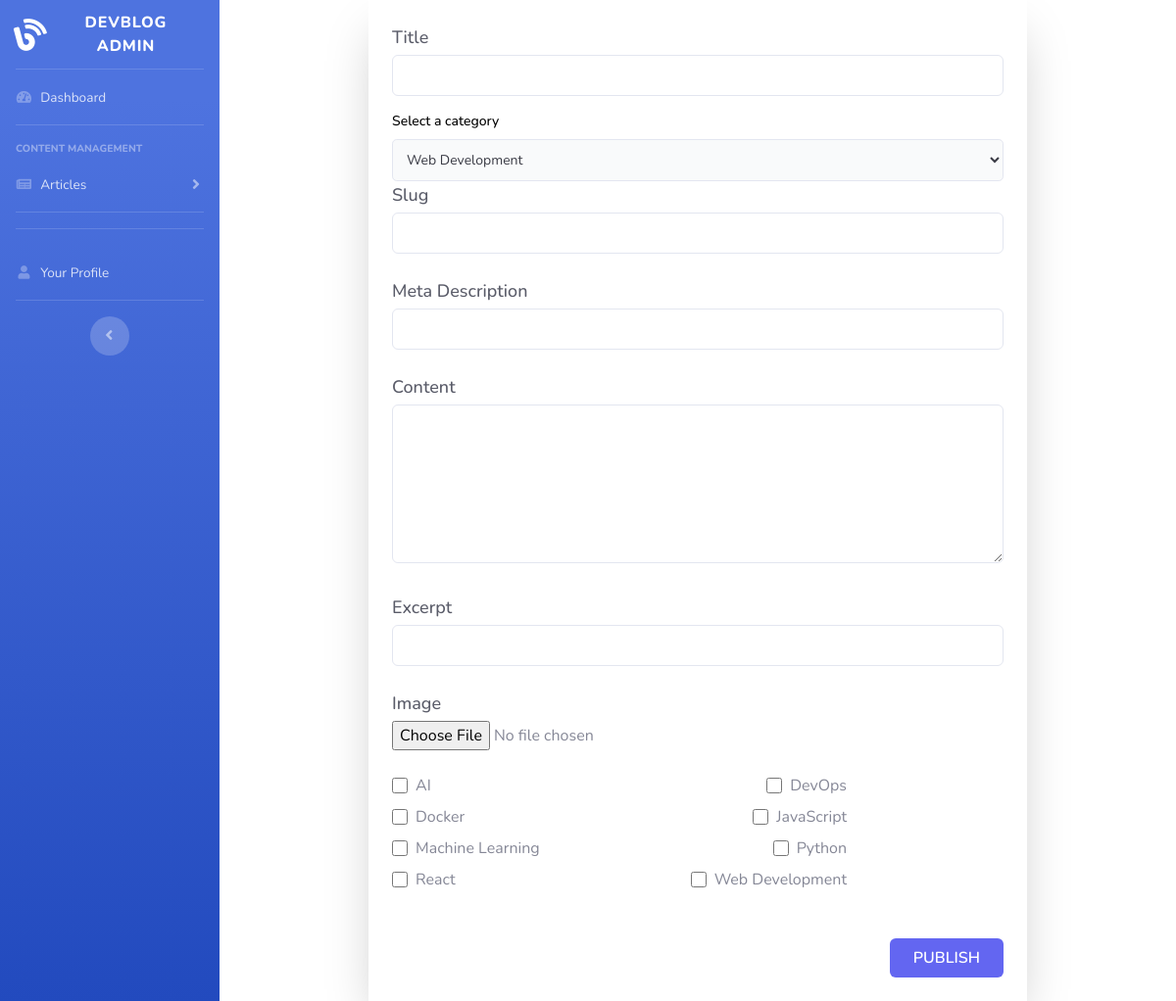
The page /views/articles/add_article_form.php (signed in) on the database its author committed.
### tables this page shows
CREATE TABLE tags (
    id BIGINT PRIMARY KEY AUTO_INCREMENT,
    name VARCHAR(255) NOT NULL UNIQUE
);

### classes/models/model.php (called while the page is built, shortened)
<?php
abstract class Model {
    public function select($table, $columns = "*", $where = null, $params = []) {
        $pdo = Database::makeconnection();
        $sql = "SELECT $columns FROM $table";
        $stmt = $pdo->prepare($sql);
        $stmt->execute($params);
        return $stmt->fetchAll(PDO::FETCH_ASSOC);
    }
}

### classes/models/category.php (called while the page is built, shortened)
<?php
    class Category extends Model {
        protected $table = 'Categories';
        public function getAllCategories() {
            return $this->select($this->table);
        }
    }
?>

### classes/models/tag.php (called while the page is built, shortened)
<?php
    class Tag extends Model {
        protected $table = 'tags';
        public function getAllTags() {
            return $this->select($this->table);
        }
    }
?>

### views/articles/add_article_form.php (the view, shortened to what this page needs)
<?php
$pdo = Database::makeconnection();
$categoryModel = new Category($pdo);
$categories = $categoryModel->getAllCategories();
$tagModel = new Tag();
$tags = $tagModel->getAllTags();
?>
<!DOCTYPE html>
<html lang="en">
<head>
     <link href="../../admin/vendor/fontawesome-free/css/all.min.css" rel="stylesheet" type="text/css">
    <link href="../../admin/css/sb-admin-2.min.css" rel="stylesheet">
    <script src="https://cdn.tailwindcss.com"></script>
</head>
<body class="flex">
<?php include '../../admin/components/sidebar.php'; ?>
<div class="max-w-2xl mx-auto p-4 bg-gray shadow-2xl">
    <form action="" method="POST" enctype="multipart/form-data">
        <div class="mb-3">
            <label for="title" class="block text-lg font-medium text-gray-800 mb-1">Title</label>
            <input type="text" id="title" name="title" class="w-full px-4 py-2 border border-gray-300 rounded-md focus:outline-none focus:border-indigo-500" required>
        </div>
        <label for="category" class="block mb-2 text-sm font-medium text-black">Select a category</label>
        <select id="category" name="category" class="bg-gray-50 border border-gray-300 text-gray-900 text-sm rounded-lg focus:ring-blue-500 focus:border-blue-500 block w-full p-2.5">
            <?php foreach ($categories as $category) : ?>
                <option value="<?= htmlspecialchars($category['id']) ?>"><?= htmlspecialchars($category['name']) ?></option>
            <?php endforeach; ?>
        </select>
        <div class="mb-6">
            <label for="slug" class="block text-lg font-medium text-gray-800 mb-1">Slug</label>
            <input type="text" id="slug" name="slug" class="w-full px-4 py-2 border border-gray-300 rounded-md focus:outline-none focus:border-indigo-500" required>
        </div>
        <div class="mb-6">
            <label for="meta_description" class="block text-lg font-medium text-gray-800 mb-1">Meta Description</label>
            <input type="text" id="meta_description" name="meta_description" class="w-full px-4 py-2 border border-gray-300 rounded-md focus:outline-none focus:border-indigo-500" required>
        </div>
        <div class="mb-6">
            <label for="content" class="block text-lg font-medium text-gray-800 mb-1">Content</label>
            <textarea id="content" name="content" class="h-90 w-full px-4 py-2 border border-gray-300 rounded-md focus:outline-none focus:border-indigo-500" rows="6" required></textarea>
        </div>
        <div class="mb-6">
            <label for="excerpt" class="block text-lg font-medium text-gray-800 mb-1">Excerpt</label>
            <input type="text" id="excerpt" name="excerpt" class="w-full px-4 py-2 border border-gray-300 rounded-md focus:outline-none focus:border-indigo-500" required>
        </div>
        <div class="mb-6">
            <label for="image" class="block text-lg font-medium text-gray-800 mb-1">Image</label>
            <input type="file" id="image" name="image" accept="image/*" class="w-full">
        </div>
        <div class="flex wrap gap-2 mb-10">
            <div class="flex flex-wrap w-30 justify-between">
                <?php foreach ($tags as $tag): ?>
                    <div class="mr-40">
                        <label class="inline-flex items-center">
                            <input type="checkbox" class="w-4 h-4 accent-red-600" name="tags[]" value="<?= htmlspecialchars($tag['id']) ?>">
                            <span class="ml-2"><?= htmlspecialchars($tag['name']) ?></span>
                        </label>
                    </div>
                <?php endforeach; ?>
            </div>
        </div>
        <div class="flex justify-end">
            <button type="submit" class="px-6 py-2 bg-indigo-500 text-white font-semibold rounded-md hover:bg-indigo-600 focus:outline-none" name="add_article">
                PUBLISH
            </button>
        </div>
    </form>
</div>
</body>
</html>

### rows shown on the page
tags: name "AI"
tags: name "DevOps"
tags: name "Docker"
tags: name "JavaScript"
tags: name "Machine Learning"
tags: name "Python"
tags: name "React"
tags: name "Web Development"

### other values the page prints
form field category "Web Development"
